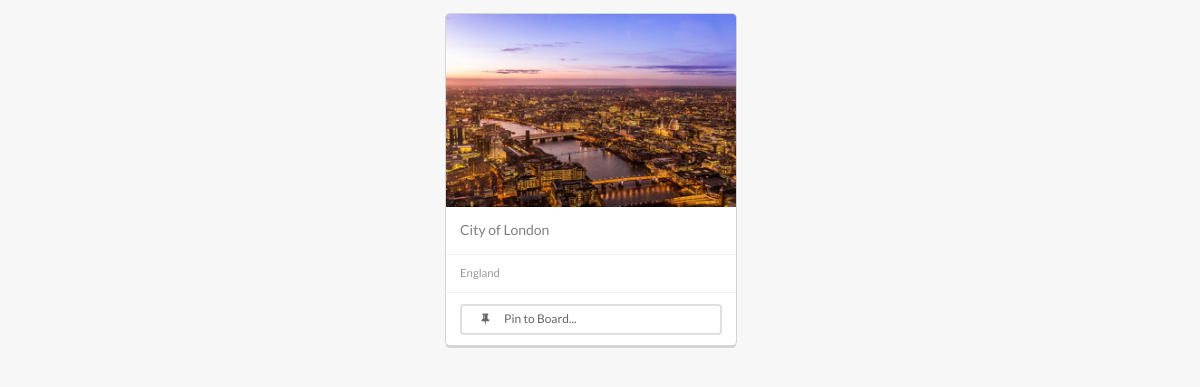
The page /pin/15/ (signed in) on the database its author committed.
### homes/models.py (models this page shows, shortened)
class Pin(models.Model):
    image = models.ImageField(upload_to='pins')
    caption = models.CharField(max_length=255)
    category = models.ForeignKey('Category')
    creation_time = models.DateTimeField(auto_now_add=True)
    modification_time = models.DateTimeField(auto_now=True)

class Category(models.Model):
    name = models.CharField(max_length=127)

### homes/views.py (the view)
# urls.py: url(r'^pin/(?P<pin_id>\d+)/$', views.pin, name='pin'),
def pin(request, pin_id):
    if request.user.is_authenticated():
        p = get_object_or_404(Pin, id=pin_id)
        pin_to_boards = PinToBoard.objects.\
                filter(pin_id=pin_id).\
                filter(board__owner=request.user)
        if len(pin_to_boards) == 0:
            current_board = None
            available_boards = Board.objects.filter(owner=request.user)
        else:
            current_board = pin_to_boards[0].board
            available_boards = None
        return render(request, 'homes/pin.html',
                {
                    'pin': p,
                    'current_board' : current_board,
                    'available_boards' : available_boards
                })
    else:
        return redirect('/login/?next=%s' % request.path)

### homes/templates/homes/pin.html (shortened to what this page needs)
{% extends "base.html" %}
{% block body %}
{% load staticfiles %}
<div class="ui three column page padded grid">
	<div class="centered column">
		{% include "homes/pin_element.html"%}
	</div>
</div>
{% endblock %}

### homes/templates/homes/pin_element.html (shortened to what this page needs)
{% load staticfiles %}
<div class="ui special cards">
	<div class="card segment">
		<div class="image">
			<img src="{% static pin.image %}"/>
		</div>
		<div class="content">
			<div class="description">
				{{pin.caption}}
			</div>
		</div>
		<div class="extra content">
			<div class="meta">
				<span class="meta">
					{{pin.category.name}}
				</span>
			</div>
		</div>
		<div class="extra content">
			{% if available_boards %}
			<form action="{% url 'pintoboard' pin.id %}" method="post">
			<div class="ui fluid basic  button tiny green dropdown">
				<div class="text fluid">
					<i class="pin icon"></i>
					Pin to Board...
				</div>
			</div>
			</form>
			{% endif %}
		</div>
	</div>
</div>

### rows shown on the page
Pin: image (picture), caption "City of London", category.name "England"
